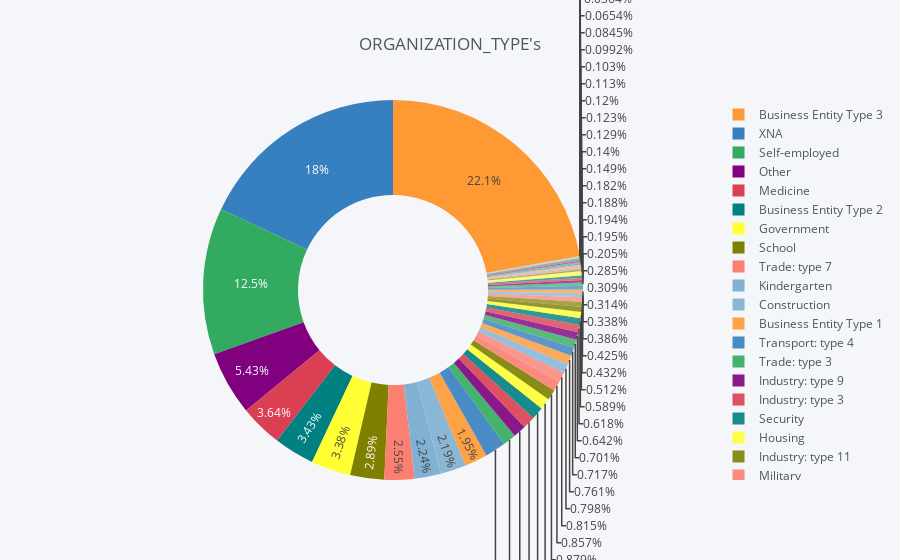

The cell this chart's notebook holds for it:
### Code cell
temp = application_train["ORGANIZATION_TYPE"].value_counts()
df = pd.DataFrame({'labels': temp.index,
                   'values': temp.values
                  })
df.iplot(kind='pie',labels='labels',values='values', title='ORGANIZATION_TYPE\'s', hole = 0.5)
#CNT_CHILDREN','NAME_FAMILY_STATUS','ORGANIZATION_TYPE','NAME_HOUSING_TYPE

### Figure 1 — Plotly figure (JSON) as saved in the notebook; plotly's stock layout.template omitted (floating-point values rounded to 4 significant figures)
{"data": [{"hole": 0.5, "labels": ["Business Entity Type 3", "XNA", "Self-employed", "Other", "Medicine", "Business Entity Type 2", "Government", "School", "Trade: type 7", "Kindergarten", "Construction", "Business Entity Type 1", "Transport: type 4", "Trade: type 3", "Industry: type 9", "Industry: type 3", "Security", "Housing", "Industry: type 11", "Military", "Bank", "Agriculture", "Police", "Transport: type 2", "Postal", "Security Ministries", "Trade: type 2", "Restaurant", "Services", "University", "Industry: type 7", "Transport: type 3", "Industry: type 1", "Hotel", "Electricity", "Industry: type 4", "Trade: type 6", "Industry: type 5", "Insurance", "Telecom", "Emergency", "Industry: type 2", "Advertising", "Realtor", "Culture", "Industry: type 12", "Trade: type 1", "Mobile", "Legal Services", "Cleaning", "Transport: type 1", "Industry: type 6", "Industry: type 10", "Religion", "Industry: type 13", "Trade: type 4", "Trade: type 5", "Industry: type 8"], "marker": {"colors": ["rgba(255, 153, 51, 1.0)", "rgba(55, 128, 191, 1.0)", "rgba(50, 171, 96, 1.0)", "rgba(128, 0, 128, 1.0)", "rgba(219, 64, 82, 1.0)", "rgba(0, 128, 128, 1.0)", "rgba(255, 255, 51, 1.0)", "rgba(128, 128, 0, 1.0)", "rgba(251, 128, 114, 1.0)", "rgba(128, 177, 211, 1.0)", "rgba(128, 177, 211, 0.8999999999999999)", "rgba(255, 153, 51, 0.8999999999999999)", "rgba(55, 128, 191, 0.8999999999999999)", "rgba(50, 171, 96, 0.8999999999999999)", "rgba(128, 0, 128, 0.8999999999999999)", "rgba(219, 64, 82, 0.8999999999999999)", "rgba(0, 128, 128, 0.8999999999999999)", "rgba(255, 255, 51, 0.8999999999999999)", "rgba(128, 128, 0, 0.8999999999999999)", "rgba(251, 128, 114, 0.8999999999999999)", "rgba(251, 128, 114, 0.7999999999999998)", "rgba(128, 177, 211, 0.7999999999999998)", "rgba(255, 153, 51, 0.7999999999999998)", "rgba(55, 128, 191, 0.7999999999999998)", "rgba(50, 171, 96, 0.7999999999999998)", "rgba(128, 0, 128, 0.7999999999999998)", "rgba(219, 64, 82, 0.7999999999999998)", "rgba(0, 128, 128, 0.7999999999999998)", "rgba(255, 255, 51, 0.7999999999999998)", "rgba(128, 128, 0, 0.7999999999999998)", "rgba(128, 128, 0, 0.7)", "rgba(251, 128, 114, 0.7)", "rgba(128, 177, 211, 0.7)", "rgba(255, 153, 51, 0.7)", "rgba(55, 128, 191, 0.7)", "rgba(50, 171, 96, 0.7)", "rgba(128, 0, 128, 0.7)", "rgba(219, 64, 82, 0.7)", "rgba(0, 128, 128, 0.7)", "rgba(255, 255, 51, 0.7)", "rgba(255, 255, 51, 0.5999999999999999)", "rgba(128, 128, 0, 0.5999999999999999)", "rgba(251, 128, 114, 0.5999999999999999)", "rgba(128, 177, 211, 0.5999999999999999)", "rgba(255, 153, 51, 0.5999999999999999)", "rgba(55, 128, 191, 0.5999999999999999)", "rgba(50, 171, 96, 0.5999999999999999)", "rgba(128, 0, 128, 0.5999999999999999)", "rgba(219, 64, 82, 0.5999999999999999)", "rgba(0, 128, 128, 0.5999999999999999)", "rgba(0, 128, 128, 0.49999999999999983)", "rgba(255, 255, 51, 0.49999999999999983)", "rgba(128, 128, 0, 0.49999999999999983)", "rgba(251, 128, 114, 0.49999999999999983)", "rgba(128, 177, 211, 0.49999999999999983)", "rgba(255, 153, 51, 0.49999999999999983)", "rgba(55, 128, 191, 0.49999999999999983)", "rgba(50, 171, 96, 0.49999999999999983)"]}, "name": "", "type": "pie", "values": [67992, 55374, 38412, 16683, 11193, 10553, 10404, 8893, 7831, 6880, 6721, 5984, 5398, 3492, 3368, 3278, 3247, 2958, 2704, 2634, 2507, 2454, 2341, 2204, 2157, 1974, 1900, 1811, 1575, 1327, 1307, 1187, 1039, 966, 950, 877, 631, 599, 597, 577, 560, 458, 429, 396, 379, 369, 348, 317, 305, 260, 201, 112, 109, 85, 67, 64, 49, 24]}], "layout": {"legend": {"bgcolor": "#F5F6F9", "font": {"color": "#4D5663"}}, "paper_bgcolor": "#F5F6F9", "plot_bgcolor": "#F5F6F9", "title": "ORGANIZATION_TYPE's", "titlefont": {"color": "#4D5663"}}}
